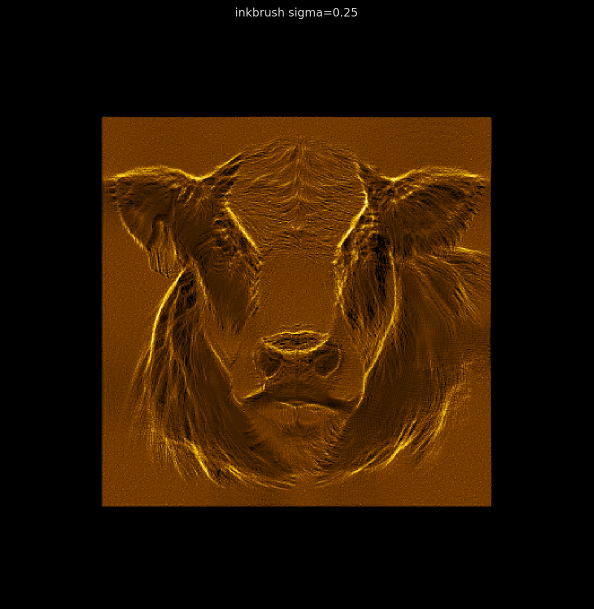
#> input picture Final cows/inkbrush/sigma_sweep/sigma_025/caustic.png, 1187 x 1217 px, found by its file name (shown at 1/2 size)
$ python build_crispness_sheets.py
#> lines starting #> are read from the running program, lines starting #| are printed output that depends on the picture
#!/usr/bin/env python3
"""build_crispness_sheets.py — Build all crispness comparison contact sheets."""

import numpy as np
import matplotlib
matplotlib.use('Agg')
import matplotlib.pyplot as plt
from pathlib import Path
from PIL import Image

BASE = Path("/Users/admin/causticsEngineering/Final cows/inkbrush")
HANDOFF = Path("/Users/admin/causticsEngineering/claude_chat_handoff4")


def load_img(path):
    return np.array(Image.open(path).convert('RGB'))


def make_sheet(images_labels, ncols, title, out_path, dpi=100):
    """Build a contact sheet. images_labels: list of (path, label) tuples."""
    nrows = (len(images_labels) + ncols - 1) // ncols
    fig, axes = plt.subplots(nrows, ncols, figsize=(ncols * 5, nrows * 5 + 0.8),
                             facecolor='#111')
    if nrows == 1 and ncols == 1:
        axes = np.array([[axes]])
    elif nrows == 1:
        axes = axes[np.newaxis, :]
    elif ncols == 1:
        axes = axes[:, np.newaxis]

    for i, (path, label) in enumerate(images_labels):
        row, col = divmod(i, ncols)
        ax = axes[row, col]
        try:
            img = load_img(path)
            ax.imshow(img)
        except Exception as e:
            ax.set_facecolor('#111')
            ax.text(0.5, 0.5, f'MISSING\n{path.name}', color='red',
                    ha='center', va='center', transform=ax.transAxes, fontsize=8)
        ax.set_title(label, color='#ddd', fontsize=9, pad=4)
        ax.axis('off')

    # Hide empty axes
    for i in range(len(images_labels), nrows * ncols):
        row, col = divmod(i, ncols)
        axes[row, col].set_visible(False)
#> this loop made 0 passes

    fig.suptitle(title, color='white', fontsize=12, y=0.98)
    plt.tight_layout(pad=0.5, rect=[0, 0, 1, 0.97])
    plt.savefig(out_path, dpi=dpi, bbox_inches='tight', facecolor='#111')
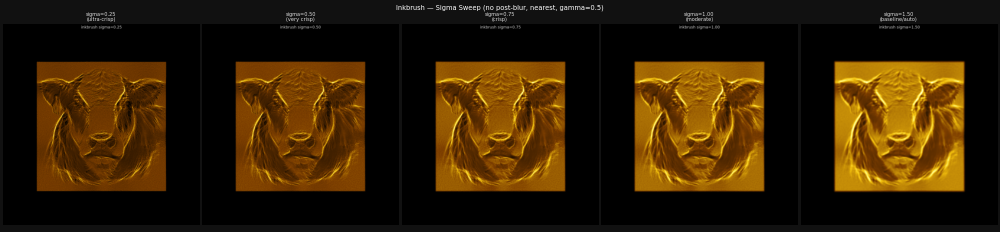
#> figure drawn by matplotlib, 5 panels
    plt.close()
    print(f"  Saved: {out_path}")


# ── 3A: Sigma sweep (5 panels) ────────────────────────────────────────────────
print("Building 3A: sigma sweep contact sheet...")
sigma_panels = [
    (BASE / "sigma_sweep/sigma_025/caustic.png", "sigma=0.25\n(ultra-crisp)"),
    (BASE / "sigma_sweep/sigma_050/caustic.png", "sigma=0.50\n(very crisp)"),
    (BASE / "sigma_sweep/sigma_075/caustic.png", "sigma=0.75\n(crisp)"),
    (BASE / "sigma_sweep/sigma_100/caustic.png", "sigma=1.00\n(moderate)"),
    (BASE / "sigma_sweep/sigma_150/caustic.png", "sigma=1.50\n(baseline/auto)"),
]
out_sigma = BASE / "sigma_sweep/sigma_comparison.jpg"
make_sheet(sigma_panels, ncols=5, title="Inkbrush — Sigma Sweep (no post-blur, nearest, gamma=0.5)", out_path=out_sigma)

# ── 3B: Post-process sweep (6 panels) ─────────────────────────────────────────
print("Building 3B: post-process sweep contact sheet...")
pp_panels = [
    (BASE / "postprocess_sweep/no_postblur_nearest/caustic.png",  "no blur\nnearest"),
    (BASE / "postprocess_sweep/no_postblur_bilinear/caustic.png", "no blur\nbilinear"),
    (BASE / "postprocess_sweep/gaussian_03_nearest/caustic.png",  "gauss σ=0.3\nnearest"),
    (BASE / "postprocess_sweep/gaussian_05_nearest/caustic.png",  "gauss σ=0.5\nnearest"),
    (BASE / "postprocess_sweep/gaussian_05_bilinear/caustic.png", "gauss σ=0.5\nbilinear\n(BASELINE)"),
    (BASE / "postprocess_sweep/unsharp_nearest/caustic.png",      "unsharp r=1 a=1.5\nnearest"),
]
out_pp = BASE / "postprocess_sweep/postprocess_comparison.jpg"
make_sheet(pp_panels, ncols=3, title="Inkbrush — Post-Process Sweep (sigma=1.5 auto cache)", out_path=out_pp, dpi=120)

# ── 3C: Passes sweep (3 panels) ───────────────────────────────────────────────
print("Building 3C: passes sweep contact sheet...")
# Use original normal caustic as 4-pass baseline
passes_panels = [
    (BASE / "normal/caustic.png",               "4-pass σ=1.5 auto\n(baseline)"),
    (BASE / "passes_sweep/p8_sigma075/caustic.png",  "8-pass σ=0.75\n(2x passes, half sigma)"),
    (BASE / "passes_sweep/p16_sigma050/caustic.png", "16-pass σ=0.50\n(4x passes, third sigma)"),
]
out_passes = BASE / "passes_sweep/passes_comparison.jpg"
make_sheet(passes_panels, ncols=3, title="Inkbrush — Passes Sweep (no post-blur, nearest)", out_path=out_passes, dpi=120)
#> call 3 of make_sheet, with ncols = 3, dpi = 120
#> in make_sheet (call 3), `plt.savefig(out_path, dpi=dpi, bbox_inches='tight', facecolor='#111')`:
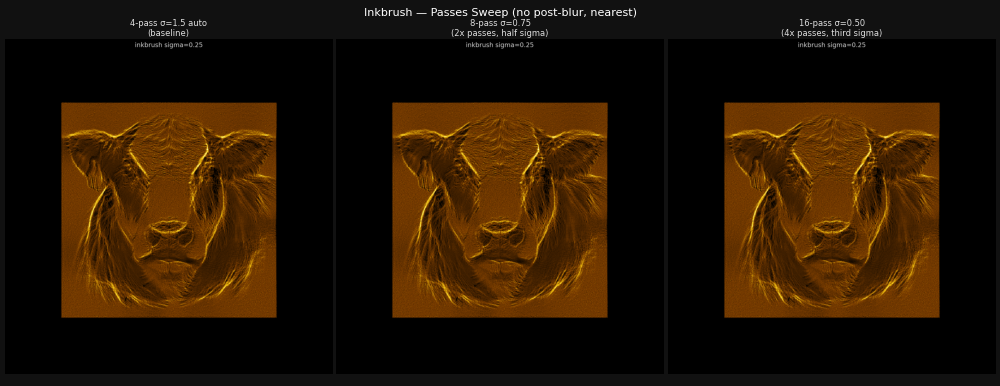
#> figure drawn by matplotlib, 3 panels

# ── 3D: Best-vs-baseline (3 panels) ───────────────────────────────────────────
# Best sigma: sigma=0.50 (crisp, small kernel)
# Best combined: sigma=0.50 + unsharp mask (to be determined; using sigma_050 + pp_unsharp sim)
# For now: baseline / best_sigma / best_passes
print("Building 3D: best-vs-baseline sheet...")
best_panels = [
    (BASE / "postprocess_sweep/gaussian_05_bilinear/caustic.png", "BASELINE\nσ=1.5 post=0.5 bilinear 4-pass"),
    (BASE / "sigma_sweep/sigma_050/caustic.png",                  "BEST SIGMA\nσ=0.50 no-post nearest 4-pass"),
    (BASE / "passes_sweep/p16_sigma050/caustic.png",              "BEST PASSES\nσ=0.50 no-post nearest 16-pass"),
]
out_best = BASE / "best_vs_baseline.jpg"
make_sheet(best_panels, ncols=3, title="Inkbrush — Baseline vs Best Results", out_path=out_best, dpi=130)

# ── Copy < 900KB JPEGs to handoff4 ─────────────────────────────────────────────
print("Writing handoff JPEGs...")
import shutil
from PIL import Image as PILImage

def save_handoff_jpeg(src, dst, max_kb=900):
#> (the run stopped early here; a loop or call above may not have finished)
